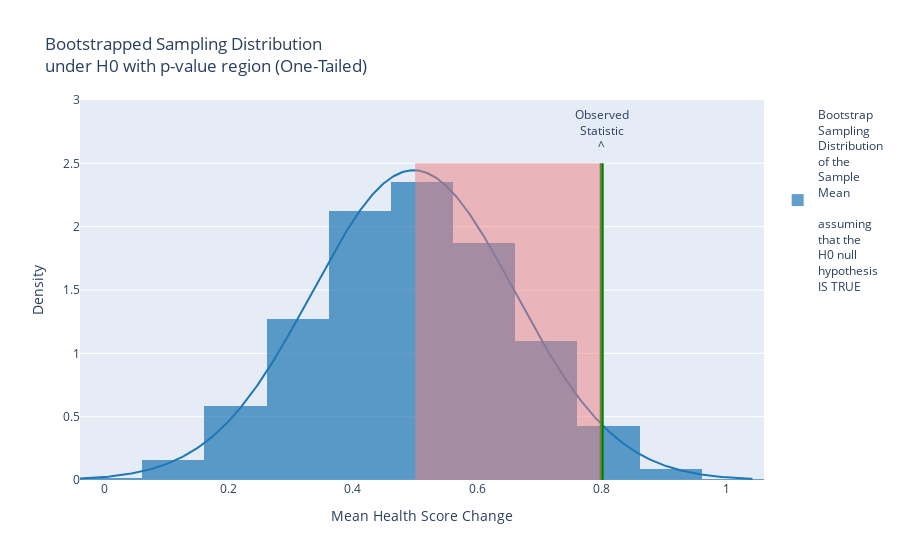

Notebook cell for this chart:
### Code cell
import numpy as np
import plotly.figure_factory as ff
import plotly.graph_objects as go

# Assuming these variables are defined elsewhere in your code:
# IncreaseProportionSimulations_underH0random, observed_test_statistic, population_parameter_value_under_H0

# Create histogram data with slight random noise for visualization
hist_data = [IncreaseProportionSimulations_underH0random + np.random.uniform(-0.05, 0.05, size=len(IncreaseProportionSimulations_underH0random))]
group_labels = ['Bootstrap<br>Sampling<br>Distribution<br>of the<br>Sample<br>Mean<br><br>assuming<br>that the<br>H0 null<br>hypothesis<br>IS TRUE']

# Create the distribution plot
fig = ff.create_distplot(hist_data, group_labels, curve_type='normal', show_hist=True, show_rug=False, bin_size=0.1)

# Set the p-value y height for visual markers
pv_y = 2.5
pv_y_ = 0.25

# Add the observed test statistic line
fig.add_shape(type="line", x0=observed_test_statistic, y0=0, 
              x1=observed_test_statistic, y1=pv_y,
              line=dict(color="Green", width=4), name="Observed Statistic")
fig.add_trace(go.Scatter(x=[observed_test_statistic], y=[pv_y + pv_y_], 
                         text=["Observed<br>Statistic<br>^"], mode="text", showlegend=False))

# Only calculate the lower tail for one-tailed test
# Assuming a right-tailed test; if it's a left-tailed test, adjust accordingly
lower_test_statistic = population_parameter_value_under_H0  # Assuming this is the mean under H0
fig.add_shape(type="rect", x0=lower_test_statistic, y0=0, x1=observed_test_statistic, y1=pv_y,
              fillcolor="LightCoral", opacity=0.5, line_width=0)

# Update layout for the one-tailed test
fig.update_layout(
    title="Bootstrapped Sampling Distribution<br>under H0 with p-value region (One-Tailed)",
    xaxis_title="Mean Health Score Change", 
    yaxis_title="Density", 
    yaxis=dict(range=[0, pv_y + 2 * pv_y_])
)

# Display the figure
fig.show()  # USE `fig.show(renderer="png")` FOR ALL GitHub and MarkUs SUBMISSIONS

### Figure 1 — Plotly figure (JSON) as saved in the notebook; plotly's stock layout.template omitted (floating-point values rounded to 4 significant figures; data arrays with more than 128 entries replaced by an {"elided": "..."} marker saying what was removed)
{"data": [{"autobinx": false, "histnorm": "probability density", "legendgroup": "Bootstrap<br>Sampling<br>Distribution<br>of the<br>Sample<br>Mean<br><br>assuming<br>that the<br>H0 null<br>hypothesis<br>IS TRUE", "marker": {"color": "rgb(31, 119, 180)"}, "name": "Bootstrap<br>Sampling<br>Distribution<br>of the<br>Sample<br>Mean<br><br>assuming<br>that the<br>H0 null<br>hypothesis<br>IS TRUE", "opacity": 0.7, "type": "histogram", "x": {"elided": "10000 float values"}, "xaxis": "x", "xbins": {"end": 1.045, "size": 0.1, "start": -0.03897}, "yaxis": "y"}, {"legendgroup": "Bootstrap<br>Sampling<br>Distribution<br>of the<br>Sample<br>Mean<br><br>assuming<br>that the<br>H0 null<br>hypothesis<br>IS TRUE", "marker": {"color": "rgb(31, 119, 180)"}, "mode": "lines", "name": "Bootstrap<br>Sampling<br>Distribution<br>of the<br>Sample<br>Mean<br><br>assuming<br>that the<br>H0 null<br>hypothesis<br>IS TRUE", "showlegend": false, "type": "scatter", "x": {"elided": "500 float values"}, "xaxis": "x", "y": {"elided": "500 float values"}, "yaxis": "y"}, {"mode": "text", "showlegend": false, "text": ["Observed<br>Statistic<br>^"], "type": "scatter", "x": [0.8], "y": [2.75]}], "layout": {"barmode": "overlay", "hovermode": "closest", "legend": {"traceorder": "reversed"}, "shapes": [{"line": {"color": "Green", "width": 4}, "name": "Observed Statistic", "type": "line", "x0": 0.8, "x1": 0.8, "y0": 0, "y1": 2.5}, {"fillcolor": "LightCoral", "line": {"width": 0}, "opacity": 0.5, "type": "rect", "x0": 0.5, "x1": 0.8, "y0": 0, "y1": 2.5}], "title": {"text": "Bootstrapped Sampling Distribution<br>under H0 with p-value region (One-Tailed)"}, "xaxis": {"anchor": "y2", "domain": [0, 1], "title": {"text": "Mean Health Score Change"}, "zeroline": false}, "yaxis": {"anchor": "free", "domain": [0, 1], "position": 0, "range": [0, 3], "title": {"text": "Density"}}}}
